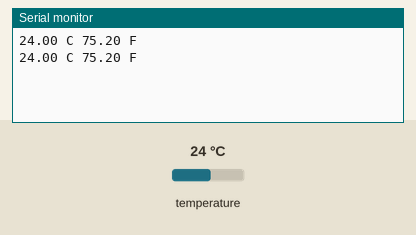
A sketch run on a simulated Arduino Uno, built with avr-gcc and run on an emulated ATmega328P. Shown: the last lines printed to the serial monitor. The test bench sets the inputs (shaded band); at power-on: temperature 24 °C.

Above: at 3.3 s.
3.4 s: temperature set to 12 °C
At 5.5 s:
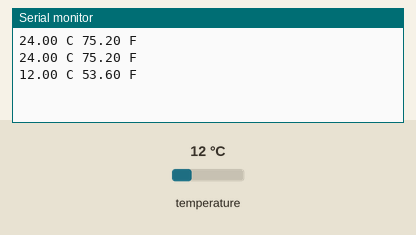
5.9 s: temperature set to 19 °C
At 6.8 s:
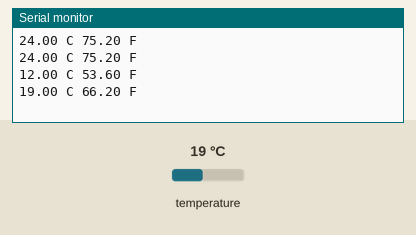
Timing chart, 0 to 8.9 s (numbered marks = the images above; inputs shaded):
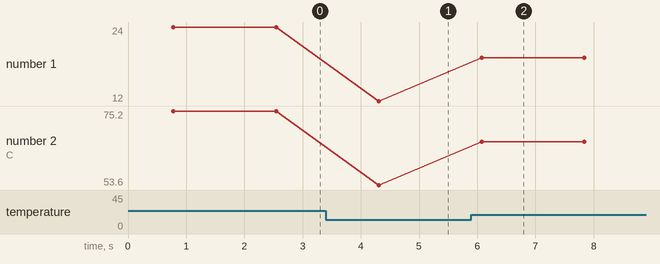

Measured:
- after the input at 3.4 s, the serial monitor: prints a new line after 0.91 s (image 1)
- after the input at 5.9 s, the serial monitor: prints a new line after 0.17 s (image 2)
- plotted number 1: 24 → 12 after the input at 3.4 s, 12 → 19 after the input at 5.9 s
- plotted number 2: 75.2 → 53.6 after the input at 3.4 s, 53.6 → 66.2 after the input at 5.9 s

The sketch:

DS18B20_test_1.ino
```cpp
#include <OneWire.h>
#include <DallasTemperature.h>


// defines analog pin we will be reading from
#define ONE_WIRE_BUS 8

OneWire oneWire(ONE_WIRE_BUS);
DallasTemperature sensors(&oneWire);

float celsius = 0;
float fahrenheit = 0;

void setup() {
  // put your setup code here, to run once:
  sensors.begin();
  Serial.begin(9600);

}

void loop() {
  // put your main code here, to run repeatedly:
  sensors.requestTemperatures();

  celsius = sensors.getTempCByIndex(0);
  fahrenheit = sensors.toFahrenheit(celsius);

  Serial.print(celsius);
  Serial.print(" C ");
  Serial.print(fahrenheit);
  Serial.println(" F");
  delay(1000);
}
```
